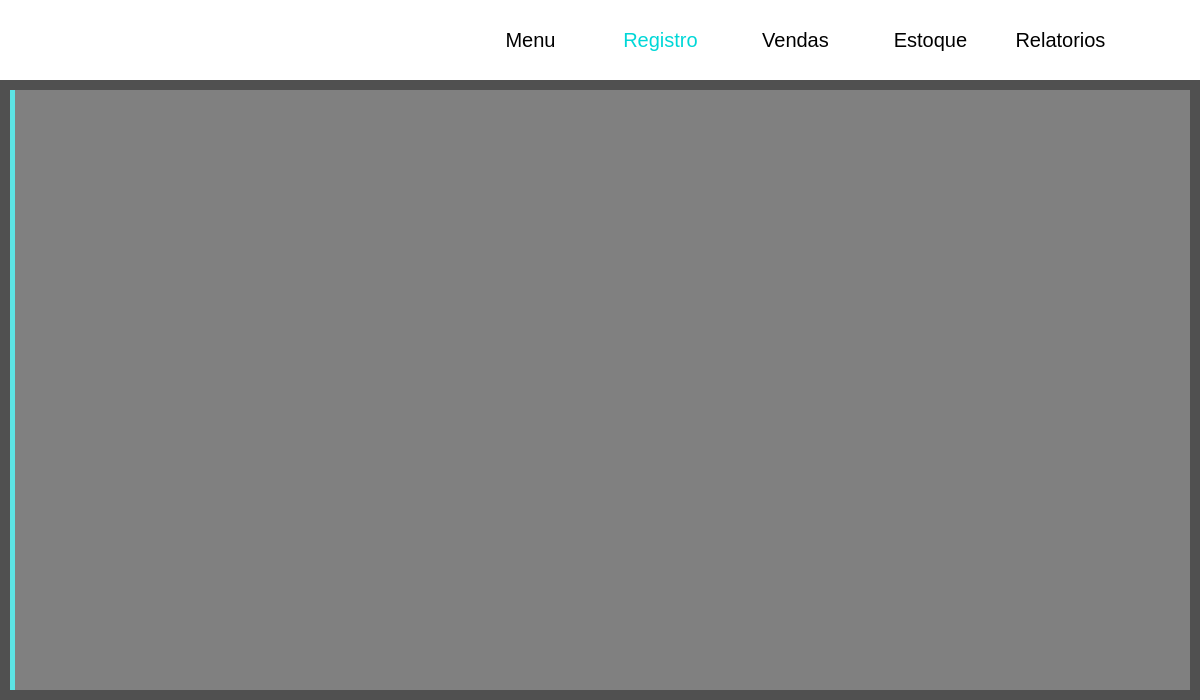
<?xml version="1.0" encoding="UTF-8"?>
<ui version="4.0">
 <class>Registro</class>
 <widget class="QDialog" name="Registro">
  <property name="geometry">
   <rect>
    <x>0</x>
    <y>0</y>
    <width>1200</width>
    <height>700</height>
   </rect>
  </property>
  <property name="windowTitle">
   <string>Dialog</string>
  </property>
  <widget class="QPushButton" name="btn_menu">
   <property name="geometry">
    <rect>
     <x>500</x>
     <y>25</y>
     <width>61</width>
     <height>30</height>
    </rect>
   </property>
   <property name="font">
    <font>
     <pointsize>15</pointsize>
    </font>
   </property>
   <property name="cursor">
    <cursorShape>PointingHandCursor</cursorShape>
   </property>
   <property name="styleSheet">
    <string notr="true">#btn_menu{
	background-color: qlineargradient(spread:pad, x1:0, y1:0, x2:1, y2:1, stop:0 rgba(255, 255, 255, 255));
	
	color: black;
	border: 0px;
}
#btn_menu:pressed{
	color: qlineargradient(spread:pad, x1:0, y1:0, x2:1, y2:1, stop:0 rgba(0, 215, 215, 255));
}
</string>
   </property>
   <property name="text">
    <string>Menu</string>
   </property>
   <property name="autoDefault">
    <bool>false</bool>
   </property>
  </widget>
  <widget class="QLabel" name="wide_white">
   <property name="enabled">
    <bool>true</bool>
   </property>
   <property name="geometry">
    <rect>
     <x>10</x>
     <y>90</y>
     <width>1180</width>
     <height>600</height>
    </rect>
   </property>
   <property name="styleSheet">
    <string notr="true">background-color: qlineargradient(spread:pad, x1:0, y1:0, x2:1, y2:1, stop:0 rgba(255, 255, 255, 70));</string>
   </property>
   <property name="text">
    <string/>
   </property>
  </widget>
  <widget class="QLabel" name="logo">
   <property name="enabled">
    <bool>true</bool>
   </property>
   <property name="geometry">
    <rect>
     <x>10</x>
     <y>10</y>
     <width>351</width>
     <height>60</height>
    </rect>
   </property>
   <property name="styleSheet">
    <string notr="true">background-color: qlineargradient(spread:pad, x1:0, y1:0, x2:1, y2:1, stop:0 rgba(255, 255, 255, 255));</string>
   </property>
   <property name="text">
    <string/>
   </property>
   <property name="pixmap">
    <pixmap>../../images/logo (cópia).png</pixmap>
   </property>
  </widget>
  <widget class="QLabel" name="line_blue">
   <property name="enabled">
    <bool>true</bool>
   </property>
   <property name="geometry">
    <rect>
     <x>10</x>
     <y>90</y>
     <width>5</width>
     <height>600</height>
    </rect>
   </property>
   <property name="styleSheet">
    <string notr="true">background-color: qlineargradient(spread:pad, x1:0, y1:0, x2:1, y2:1, stop:0 rgba(31, 216, 218, 255));</string>
   </property>
   <property name="text">
    <string/>
   </property>
  </widget>
  <widget class="QLabel" name="background">
   <property name="geometry">
    <rect>
     <x>-240</x>
     <y>-140</y>
     <width>1600</width>
     <height>950</height>
    </rect>
   </property>
   <property name="text">
    <string/>
   </property>
   <property name="pixmap">
    <pixmap>../../images/d6cd4e57ce4e931e6cb2d30a8cf9e860.jpg</pixmap>
   </property>
   <property name="scaledContents">
    <bool>true</bool>
   </property>
   <property name="wordWrap">
    <bool>false</bool>
   </property>
  </widget>
  <widget class="QPushButton" name="btn_registro">
   <property name="geometry">
    <rect>
     <x>620</x>
     <y>25</y>
     <width>81</width>
     <height>30</height>
    </rect>
   </property>
   <property name="font">
    <font>
     <pointsize>15</pointsize>
    </font>
   </property>
   <property name="cursor">
    <cursorShape>PointingHandCursor</cursorShape>
   </property>
   <property name="styleSheet">
    <string notr="true">#btn_registro{
	background-color: qlineargradient(spread:pad, x1:0, y1:0, x2:1, y2:1, stop:0 rgba(255, 255, 255, 255));
	color:qlineargradient(spread:pad, x1:0, y1:0, x2:1, y2:1, stop:0 rgba(0, 215, 215, 255));
	border: 0px;
}
#btn_registro:pressed{;
color: qlineargradient(spread:pad, x1:0, y1:0, x2:1, y2:1, stop:0 rgba(56, 126, 128, 255));
}
</string>
   </property>
   <property name="text">
    <string>Registro</string>
   </property>
   <property name="autoDefault">
    <bool>false</bool>
   </property>
  </widget>
  <widget class="QPushButton" name="btn_vendas">
   <property name="geometry">
    <rect>
     <x>760</x>
     <y>25</y>
     <width>71</width>
     <height>30</height>
    </rect>
   </property>
   <property name="font">
    <font>
     <pointsize>15</pointsize>
    </font>
   </property>
   <property name="cursor">
    <cursorShape>PointingHandCursor</cursorShape>
   </property>
   <property name="styleSheet">
    <string notr="true">#btn_vendas{
	background-color: qlineargradient(spread:pad, x1:0, y1:0, x2:1, y2:1, stop:0 rgba(255, 255, 255, 255));
	
	color: black;
	border: 0px;
}
#btn_vendas:pressed{
	color: qlineargradient(spread:pad, x1:0, y1:0, x2:1, y2:1, stop:0 rgba(0, 215, 215, 255));
	
}
</string>
   </property>
   <property name="text">
    <string>Vendas</string>
   </property>
   <property name="autoDefault">
    <bool>false</bool>
   </property>
  </widget>
  <widget class="QPushButton" name="btn_estoque">
   <property name="geometry">
    <rect>
     <x>890</x>
     <y>25</y>
     <width>81</width>
     <height>30</height>
    </rect>
   </property>
   <property name="font">
    <font>
     <pointsize>15</pointsize>
    </font>
   </property>
   <property name="cursor">
    <cursorShape>PointingHandCursor</cursorShape>
   </property>
   <property name="styleSheet">
    <string notr="true">#btn_estoque{
	background-color: qlineargradient(spread:pad, x1:0, y1:0, x2:1, y2:1, stop:0 rgba(255, 255, 255, 255));
	
	color: black;
	border: 0px;
}
#btn_estoque:pressed{
	color: qlineargradient(spread:pad, x1:0, y1:0, x2:1, y2:1, stop:0 rgba(0, 215, 215, 255));
	
}
</string>
   </property>
   <property name="text">
    <string>Estoque</string>
   </property>
   <property name="autoDefault">
    <bool>false</bool>
   </property>
  </widget>
  <widget class="QLabel" name="backgorundWide">
   <property name="enabled">
    <bool>true</bool>
   </property>
   <property name="geometry">
    <rect>
     <x>0</x>
     <y>0</y>
     <width>1200</width>
     <height>700</height>
    </rect>
   </property>
   <property name="styleSheet">
    <string notr="true">background-color: qlineargradient(spread:pad, x1:0, y1:0, x2:1, y2:1, stop:1 rgba(0, 0, 0, 170));</string>
   </property>
   <property name="text">
    <string/>
   </property>
  </widget>
  <widget class="QLabel" name="faixa_branca">
   <property name="enabled">
    <bool>true</bool>
   </property>
   <property name="geometry">
    <rect>
     <x>0</x>
     <y>0</y>
     <width>1200</width>
     <height>80</height>
    </rect>
   </property>
   <property name="styleSheet">
    <string notr="true">background-color: qlineargradient(spread:pad, x1:0, y1:0, x2:1, y2:1, stop:0 rgba(255, 255, 255, 255));</string>
   </property>
   <property name="text">
    <string/>
   </property>
  </widget>
  <widget class="QPushButton" name="btn_relatorios">
   <property name="geometry">
    <rect>
     <x>1010</x>
     <y>25</y>
     <width>101</width>
     <height>30</height>
    </rect>
   </property>
   <property name="font">
    <font>
     <pointsize>15</pointsize>
    </font>
   </property>
   <property name="cursor">
    <cursorShape>PointingHandCursor</cursorShape>
   </property>
   <property name="styleSheet">
    <string notr="true">#btn_relatorios{
	background-color: qlineargradient(spread:pad, x1:0, y1:0, x2:1, y2:1, stop:0 rgba(255, 255, 255, 255));
	
	color: black;
	border: 0px;
}
#btn_relatorios:pressed{
	color: qlineargradient(spread:pad, x1:0, y1:0, x2:1, y2:1, stop:0 rgba(0, 215, 215, 255));
	
}
</string>
   </property>
   <property name="text">
    <string>Relatorios</string>
   </property>
   <property name="autoDefault">
    <bool>false</bool>
   </property>
  </widget>
  <zorder>background</zorder>
  <zorder>backgorundWide</zorder>
  <zorder>line_blue</zorder>
  <zorder>faixa_branca</zorder>
  <zorder>btn_menu</zorder>
  <zorder>btn_vendas</zorder>
  <zorder>btn_relatorios</zorder>
  <zorder>btn_estoque</zorder>
  <zorder>btn_registro</zorder>
  <zorder>wide_white</zorder>
  <zorder>logo</zorder>
 </widget>
 <resources/>
 <connections/>
</ui>
